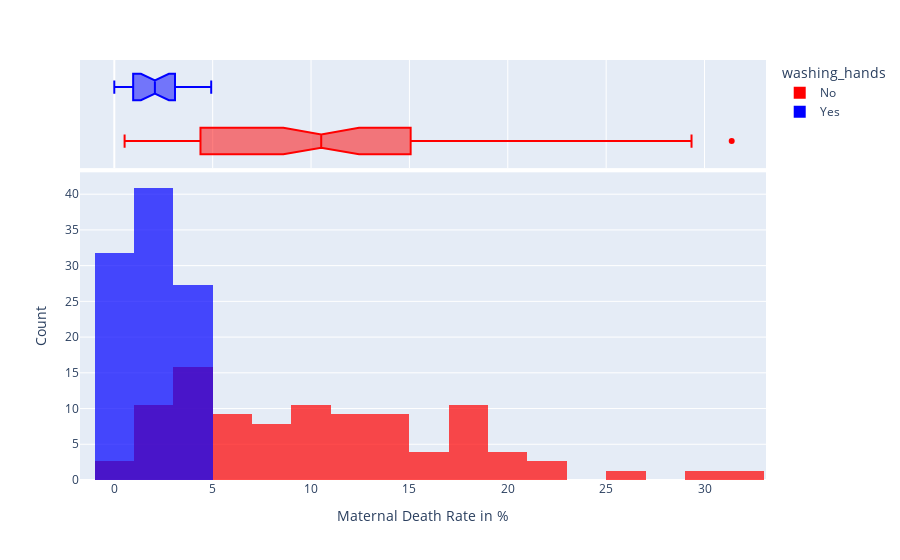

The notebook cell this image was saved under:
### Code cell
color_map = {'Yes': 'blue', 'No': 'red'}
histogram = px.histogram(data_frame=df_monthly,
                         x="pct_deaths",
                         color="washing_hands",
                         histnorm="percent",
                         barmode="overlay",
                         opacity=0.7,
                         nbins=30,
                         marginal="box",
                         color_discrete_map=color_map)

histogram.update_layout(xaxis_title="Maternal Death Rate in %",
                        yaxis_title="Count")

histogram.show()

### Figure 1 — Plotly figure (JSON) as saved in the notebook; plotly's stock layout.template omitted (floating-point values rounded to 4 significant figures)
{"data": [{"alignmentgroup": "True", "bingroup": "x", "histnorm": "percent", "hovertemplate": "washing_hands=No<br>pct_deaths=%{x}<br>percent=%{y}<extra></extra>", "legendgroup": "No", "marker": {"color": "red", "opacity": 0.7, "pattern": {"shape": ""}}, "name": "No", "nbinsx": 30, "offsetgroup": "No", "orientation": "v", "showlegend": true, "type": "histogram", "x": [14.57, 7.531, 4.332, 1.569, 0.7843, 5, 8.421, 1.351, 1.878, 11.02, 22.55, 20.85, 12.22, 10.23, 10.74, 3.226, 6.593, 20.78, 25.46, 18.39, 29.34, 22.97, 31.38, 19.12, 15.97, 12.41, 11.93, 6.098, 4.082, 0.5236, 1.554, 2.262, 17.6, 7.143, 8.051, 15.16, 11.28, 17.03, 17.31, 5.833, 2.679, 4.369, 6.32, 1.224, 3.226, 11.02, 10.55, 7.591, 4.745, 4.452, 4.231, 4.392, 7.143, 6.122, 3.586, 10.55, 14.84, 10.94, 10.49, 13.39, 18.09, 15.43, 18.97, 13.44, 10.15, 13.1, 18.06, 14.39, 14.96, 10.77, 5.369, 3.215, 1.923, 3.607, 18.27, 12.24], "xaxis": "x", "yaxis": "y"}, {"alignmentgroup": "True", "hovertemplate": "washing_hands=No<br>pct_deaths=%{x}<extra></extra>", "legendgroup": "No", "marker": {"color": "red"}, "name": "No", "notched": true, "offsetgroup": "No", "showlegend": false, "type": "box", "x": [14.57, 7.531, 4.332, 1.569, 0.7843, 5, 8.421, 1.351, 1.878, 11.02, 22.55, 20.85, 12.22, 10.23, 10.74, 3.226, 6.593, 20.78, 25.46, 18.39, 29.34, 22.97, 31.38, 19.12, 15.97, 12.41, 11.93, 6.098, 4.082, 0.5236, 1.554, 2.262, 17.6, 7.143, 8.051, 15.16, 11.28, 17.03, 17.31, 5.833, 2.679, 4.369, 6.32, 1.224, 3.226, 11.02, 10.55, 7.591, 4.745, 4.452, 4.231, 4.392, 7.143, 6.122, 3.586, 10.55, 14.84, 10.94, 10.49, 13.39, 18.09, 15.43, 18.97, 13.44, 10.15, 13.1, 18.06, 14.39, 14.96, 10.77, 5.369, 3.215, 1.923, 3.607, 18.27, 12.24], "xaxis": "x2", "yaxis": "y2"}, {"alignmentgroup": "True", "bingroup": "x", "histnorm": "percent", "hovertemplate": "washing_hands=Yes<br>pct_deaths=%{x}<br>percent=%{y}<extra></extra>", "legendgroup": "Yes", "marker": {"color": "blue", "opacity": 0.7, "pattern": {"shape": ""}}, "name": "Yes", "nbinsx": 30, "offsetgroup": "Yes", "orientation": "v", "showlegend": true, "type": "histogram", "x": [2.239, 1.2, 1.894, 4.58, 3.957, 4.472, 2.93, 3.534, 0.6873, 0, 0.6557, 0.9585, 1.136, 0.3717, 0, 0.9615, 2.341, 2.903, 1.34, 2.233, 3.085, 4.926], "xaxis": "x", "yaxis": "y"}, {"alignmentgroup": "True", "hovertemplate": "washing_hands=Yes<br>pct_deaths=%{x}<extra></extra>", "legendgroup": "Yes", "marker": {"color": "blue"}, "name": "Yes", "notched": true, "offsetgroup": "Yes", "showlegend": false, "type": "box", "x": [2.239, 1.2, 1.894, 4.58, 3.957, 4.472, 2.93, 3.534, 0.6873, 0, 0.6557, 0.9585, 1.136, 0.3717, 0, 0.9615, 2.341, 2.903, 1.34, 2.233, 3.085, 4.926], "xaxis": "x2", "yaxis": "y2"}], "layout": {"barmode": "overlay", "legend": {"title": {"text": "washing_hands"}, "tracegroupgap": 0}, "margin": {"t": 60}, "xaxis": {"anchor": "y", "domain": [0, 1], "title": {"text": "Maternal Death Rate in %"}}, "xaxis2": {"anchor": "y2", "domain": [0, 1], "matches": "x", "showgrid": true, "showticklabels": false}, "yaxis": {"anchor": "x", "domain": [0, 0.7326], "title": {"text": "Count"}}, "yaxis2": {"anchor": "x2", "domain": [0.7426, 1], "matches": "y2", "showgrid": false, "showline": false, "showticklabels": false, "ticks": ""}}}
